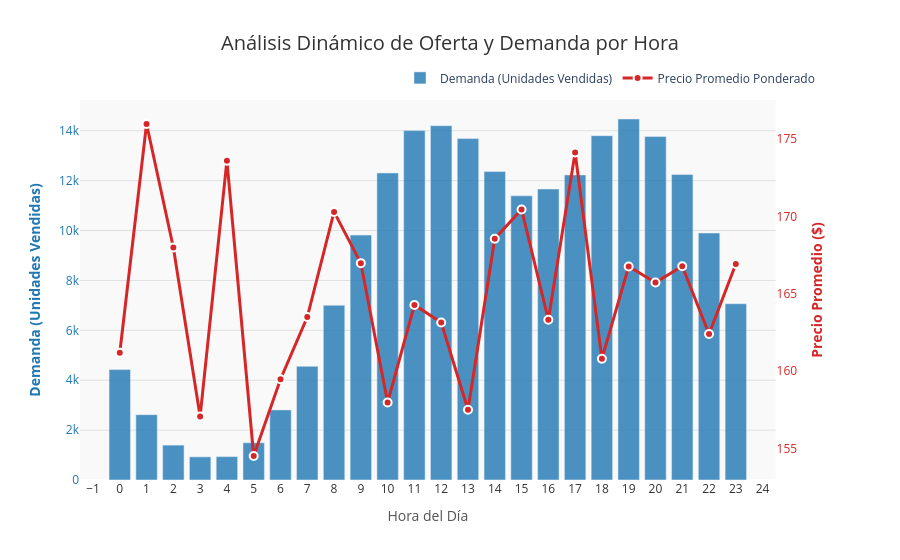

The code cell stored with this chart in its notebook:
### Code cell
fig = make_subplots(specs=[[{"secondary_y": True}]])


fig.add_trace(
    go.Bar(
        x=df_hora['Hora'],
        y=df_hora['unidades_vendidas'],
        name='Demanda (Unidades Vendidas)',
        marker_color='#1f77b4', # Azul para la demanda
        opacity=0.8,
        hovertemplate='<b>Hora:</b> %{x}:00<br>' +
                      '<b>Unidades Vendidas:</b> %{y}<br>' +
                      '<b>Ingresos:</b> $%{customdata[0]:,.0f}<extra></extra>',
        customdata=df_hora[['ingresos_totales']] # Dato extra para el tooltip
    ),
    secondary_y=False,
)


fig.add_trace(
    go.Scatter(
        x=df_hora['Hora'],
        y=df_hora['precio_promedio_ponderado'],
        name='Precio Promedio Ponderado',
        mode='lines+markers',
        line=dict(color='#d62728', width=3), # Rojo para el precio
        marker=dict(size=8, symbol='circle', line=dict(width=2, color='white')),
        hovertemplate='<b>Hora:</b> %{x}:00<br>' +
                      '<b>Precio Promedio:</b> $%{y:.2f}<extra></extra>'
    ),
    secondary_y=True,
)

# --- Configuración del Layout ---
fig.update_layout(
    title={
        'text': 'Análisis Dinámico de Oferta y Demanda por Hora',
        'x': 0.5,
        'xanchor': 'center',
        'font': {'size': 20, 'color': '#333'}
    },
    xaxis=dict(
        title='Hora del Día',
        tickmode='linear',
        tick0=0,
        dtick=1,
        title_font=dict(size=14, color='#555'),
        tickfont=dict(color='#333')
    ),
    legend=dict(
        orientation="h",
        yanchor="bottom",
        y=1.02,
        xanchor="right",
        x=1
    ),
    plot_bgcolor='#f9f9f9', 
    hovermode='x unified' 
)


fig.update_yaxes(
    title_text="<b>Demanda (Unidades Vendidas)</b>",
    title_font=dict(color='#1f77b4', size=14),
    tickfont=dict(color='#1f77b4'),
    secondary_y=False,
    gridcolor='#e0e0e0'
)

fig.update_yaxes(
    title_text="<b>Precio Promedio ($)</b>",
    title_font=dict(color='#d62728', size=14),
    tickfont=dict(color='#d62728'),
    secondary_y=True,
    showgrid=False 
)

fig.show()

### Figure 1 — Plotly figure (JSON) as saved in the notebook; plotly's stock layout.template omitted (floating-point values rounded to 4 significant figures)
{"data": [{"customdata": [[713700.0], [460900.0], [234900.0], [145800.0], [162700.0], [230700.0], [448100.0], [744900.0], [1192000.0], [1639000.0], [1944000.0], [2301000.0], [2317000.0], [2155000.0], [2084000.0], [1942000.0], [1905000.0], [2129000.0], [2219000.0], [2413000.0], [2282000.0], [2042000.0], [1608000.0], [1179000.0]], "hovertemplate": "<b>Hora:</b> %{x}:00<br><b>Unidades Vendidas:</b> %{y}<br><b>Ingresos:</b> $%{customdata[0]:,.0f}<extra></extra>", "marker": {"color": "#1f77b4"}, "name": "Demanda (Unidades Vendidas)", "opacity": 0.8, "type": "bar", "x": [0, 1, 2, 3, 4, 5, 6, 7, 8, 9, 10, 11, 12, 13, 14, 15, 16, 17, 18, 19, 20, 21, 22, 23], "xaxis": "x", "y": [4428, 2619, 1398, 928, 937, 1493, 2810, 4556, 7002, 9816, 12308, 14005, 14202, 13685, 12362, 11391, 11662, 12229, 13802, 14470, 13768, 12244, 9899, 7065], "yaxis": "y"}, {"hovertemplate": "<b>Hora:</b> %{x}:00<br><b>Precio Promedio:</b> $%{y:.2f}<extra></extra>", "line": {"color": "#d62728", "width": 3}, "marker": {"line": {"color": "white", "width": 2}, "size": 8, "symbol": "circle"}, "mode": "lines+markers", "name": "Precio Promedio Ponderado", "type": "scatter", "x": [0, 1, 2, 3, 4, 5, 6, 7, 8, 9, 10, 11, 12, 13, 14, 15, 16, 17, 18, 19, 20, 21, 22, 23], "xaxis": "x", "y": [161.2, 176.0, 168.0, 157.1, 173.6, 154.5, 159.5, 163.5, 170.3, 167.0, 158.0, 164.3, 163.1, 157.5, 168.6, 170.4, 163.3, 174.1, 160.8, 166.8, 165.7, 166.8, 162.4, 166.9], "yaxis": "y2"}], "layout": {"hovermode": "x unified", "legend": {"orientation": "h", "x": 1, "xanchor": "right", "y": 1.02, "yanchor": "bottom"}, "plot_bgcolor": "#f9f9f9", "title": {"font": {"color": "#333", "size": 20}, "text": "Análisis Dinámico de Oferta y Demanda por Hora", "x": 0.5, "xanchor": "center"}, "xaxis": {"anchor": "y", "domain": [0, 0.94], "dtick": 1, "tick0": 0, "tickfont": {"color": "#333"}, "tickmode": "linear", "title": {"font": {"color": "#555", "size": 14}, "text": "Hora del Día"}}, "yaxis": {"anchor": "x", "domain": [0, 1], "gridcolor": "#e0e0e0", "tickfont": {"color": "#1f77b4"}, "title": {"font": {"color": "#1f77b4", "size": 14}, "text": "<b>Demanda (Unidades Vendidas)</b>"}}, "yaxis2": {"anchor": "x", "overlaying": "y", "showgrid": false, "side": "right", "tickfont": {"color": "#d62728"}, "title": {"font": {"color": "#d62728", "size": 14}, "text": "<b>Precio Promedio ($)</b>"}}}}
